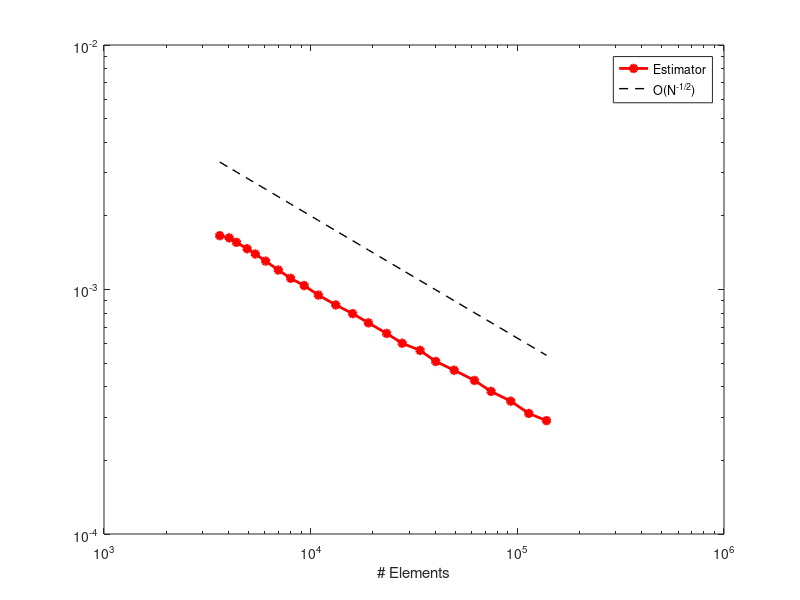

Reproduce this figure in MATLAB.
function convergencePlot()
% Shows a nice convergence plot using adaptive FEM output
% n   ... Number of Elements
% est ... Estimator
% err ... Error
load('est_h1.mat')
n = N;
est = err;

rate = 0.5;
prate = '1/2';
c = 3.7;
f = @(n) exp(-c*n);

loglog(n,est,'r-o','LineWidth',2, 'MarkerFaceColor','r','MarkerSize',5)
%semilogy(n,est,'r-o','LineWidth',2, 'MarkerFaceColor','r','MarkerSize',5)
hold on
%loglog(n2,err,'b-o','LineWidth',2, 'MarkerFaceColor','b','MarkerSize',5)
%#if (nargin>3)
%end
loglog(n,2*est(1)*n(1)^(rate)*n.^(-rate),'k--','LineWidth',1)
%semilogy(n,1e2*est(2)/f(n(2)) * f(n),'k--','LineWidth',1)
%if (nargin>2)
%    legend('Estimator','Error','O(N^{-3/2})')
%end
legend('Estimator',['O(N^{-',prate,'})'])
xlabel('# Elements')
%legend('Newton error',['O(e^{-c*N})'])
%xlabel('Newton iterations')
hold off

end

% Author: Gregor Mitscha-Eibl
